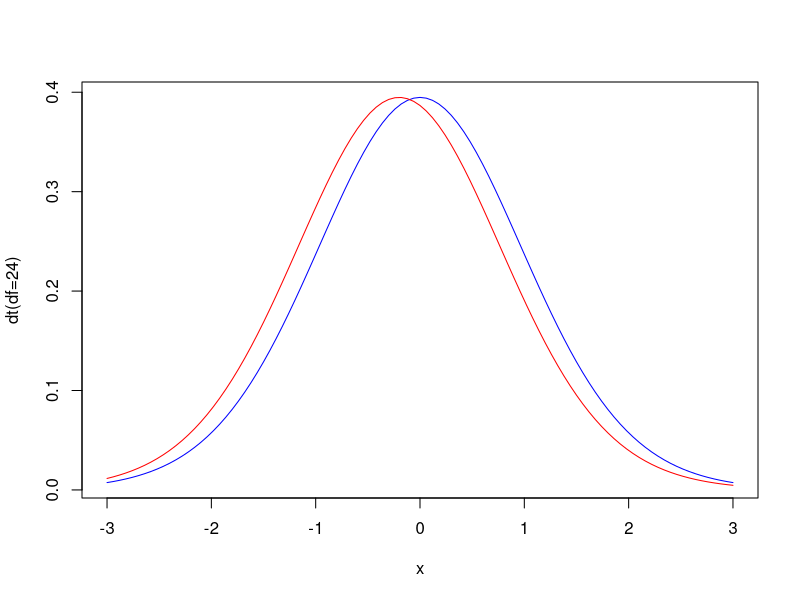
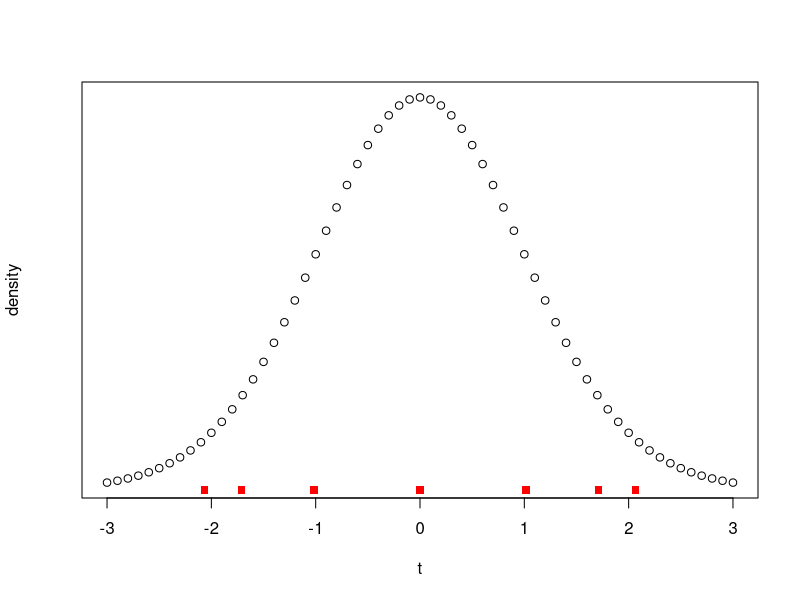
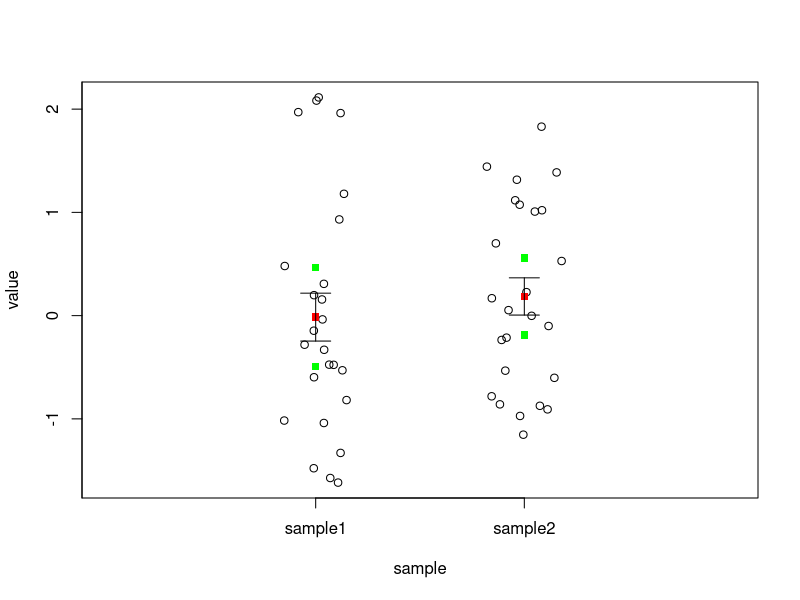

Here is the R script that generated these plots, in order: (Note: this script raises an error after producing the figures.)
## ---- chunk 1
N  <- 25
df  <- N-1
x  <- function(x) dt(x, df=24)
y  <- function(x) dt(x + 0.2, df=24) # shift "mean"

curve(x, -3, 3, ylab="dt(df=24)", col="blue", )
curve(y, -3, 3,  col="red", add = TRUE)
## ---- chunk 2
x  <- seq(-3, +3, 0.1)
y  <- dt(x, df=df)

base::plot(x, y,
     xlim = c(-3,3), xlab="t", ylab="density", axes=FALSE )

box()
axis(side=1, at=seq(-3,3, 1))
#  need to ADD quantiles:   95%,  90%,  32%, 50%
t_values  <- qt(p=c(0.025, 0.05, 0.16, .50, 0.84, 0.95, 0.975 ), df=df,
                lower.tail=TRUE)
t_values
y  <- rep(c(0), length(t_values))
y
points(x =t_values, y=y, pch=15, col="red")

# knitr::knit_exit()
## ---- chunk 3
set.seed(4643)
N  <- 25 
pop_mean = 0.0
pop_sd  <- 1
sample1  <- rnorm(n = N, mean = pop_mean, sd= pop_sd )
sample2  <- rnorm(n = N, mean = pop_mean, sd= pop_sd )
## ---- chunk 4

m  <- c(mean(sample1),mean(sample2))
s  <- c(sd(sample1), sd(sample2))
se  <- s/sqrt(N)
x  <- rep(c(0,1), each = N)
plot(x = jitter(x), y = c(sample1, sample2), 
     xlim = c(-1,2), xlab="sample", ylab="value", axes=FALSE )

box()
axis(side=1, at=0:1, labels=c("sample1", "sample2"))
axis(side=2, at=seq(-3,3, 1))

# mean, 1 sd
points(x =c(0,1), m, pch=15, col="red")
arrows(x0=c(0,1), y0=m-se, y1=m+se, code=3, angle=90, length=.15)
## ---- chunk 5
m
s
se  <- s/sqrt(N)
se

# t is actually the 'random variable', and should fit T distribution.
t  <- (m - 0)/se
t
t_95  <- qt(p=c(0.025, 0.975), df=df)
t_95

upper  <- m+ t_95*se
lower  <- m-t_95*se
lower[1]
upper[1]


# 95% CI (in green)
points(x = c(0,1), upper, pch=15, col="green")
points(x = c(0,1), lower, pch=15, col="green")
## ---- chunk 6
t.test(x = sample1)
## ---- chunk 7

knitr::knit_exit()
## ---- chunk 8

if (FALSE ){
axis(side=1, at=0:1, labels=c("nonsmokers", "smokers"))
axis(side=2, at=seq(14,22,2))
points(c(0,1), m, pch=15, col="red")
arrows(x0=c(0,1), y0=m-se, y1=m+se, code=3, angle=90, length=.15)
}
if (FALSE ){
pdf(paste0("~/downloads/print_and_delete/" , file, ".pdf"))
plot(x, fake, ylim = c(-5, 5), sub = "t-value = 21.5", type = "p")
abline(h = 0)
abline(h = fake_mean, col=2)
dev.off()
}

# ratio of "error" (difference of expected) to "width" (standard error)
t_value  <- (mean(fake) - 0)/ (sd(fake)/sqrt(n))
t_value # 21.5  large!

## ---- chunk 9

N <- 965
p0 <- 0.13
p_hat <- 209/N  # 0.217

SE <- sqrt(p0*(1-p0)/N)    # 0.011

#
t <- p_hat/SE  # 20.006

# So   reject H0,   so clearly can be RANDOM group.

pdf("~/Downloads/print_and_delete/1030_basic_t.pdf")
plot(x = c(0,0), y=c(p0, p_hat), xlim = c (-2,2), ylim= c(0, .5))
abline(h=p0)
abline(h=p_hat, col=2)
dev.off()

# Method 2
N <- 965
# but 
US <- 350 * 10^6
p0 <- N/US  # 2.77 * 10^-6

p_hat <- 209/(.13 * US) # 4.59 * 10^-6

d <- p_hat - p0  # 1.84 * 10^-6

SE <- sqrt(p0*(1-p0)/N)  # 5.35 * 10 ^-5

t <- d/SE  # 0.034
#####  Binomial #####

# pmf - binomial, x=success, size=throws

dbinom(x=0,size=2, prob=0.5) # n=2, x=0  prob = 0.25
dbinom(x=1, size =2 , prob=0.5) # n=2, x=1 # 0.5
sum(dbinom(x=0:2,size=2, prob=0.5)) # SUM = 1
